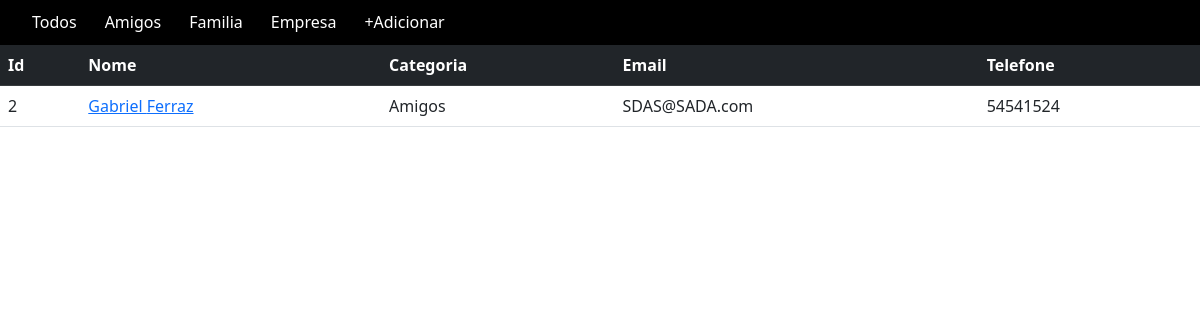
The app's page /empresa/ with its own data.
### contatos/models.py (models this page shows, shortened)
class Contato(models.Model):
    nome = models.CharField(max_length=30)
    sobrenome = models.CharField(max_length=150)
    telefone = models.CharField(max_length=30)
    email = models.EmailField()
    data_nascimento = models.DateField()
    data_cadastro = models.DateTimeField(default=timezone.now)
    descricao = models.TextField(blank=True)
    categoria = models.ForeignKey(Categoria, on_delete=models.DO_NOTHING)
    mostrar = models.BooleanField(default=True)

class Categoria(models.Model):
    nome = models.CharField(max_length=40)
    def __str__(self):
        return self.nome

### contatos/views.py (the view)
# urls.py: path('empresa/', views.empresa, name='empresa'),
def empresa(request):
    contatos = Contato.objects.all().filter(categoria='2')
    return render(request, 'contatos/index.html',
                  {'contatos': contatos})

### contatos/templates/contatos/index.html (shortened to what this page needs)
<!DOCTYPE html>
<html lang="en">
<head>
    <link href="https://cdn.jsdelivr.net/npm/bootstrap@5.2.0/dist/css/bootstrap.min.css" rel="stylesheet">
</head>
<body>
{% include 'contatos/static/partials/_nav.html' %}
<table class="table">
  <thead class="table-dark">
    <th>Id </th>
    <th>Nome </th>
    <th>Categoria </th>
    <th>Email </th>
    <th>Telefone </th>
  </thead>
  <tbody>
    {%for contato in contatos%}
    {%if contato.mostrar%}
    <tr>
        <td>{{contato.id}}</td>
        <td><a href="{% url 'exibir_contato' contato.id%}"> {{contato.nome}} {{contato.sobrenome}} </a> </td>
        <td>{{contato.categoria}}</td>
        <td>{{contato.email}}</td>
        <td>{{contato.telefone}}</td>
    </tr>
    {%endif%}
    {%endfor%}
  </tbody>
</table>
</body>
</html>

### records on screen
Contato: id "2", nome "Gabriel", sobrenome "Ferraz", categoria "Amigos", email "SDAS@SADA.com", telefone "54541524"
